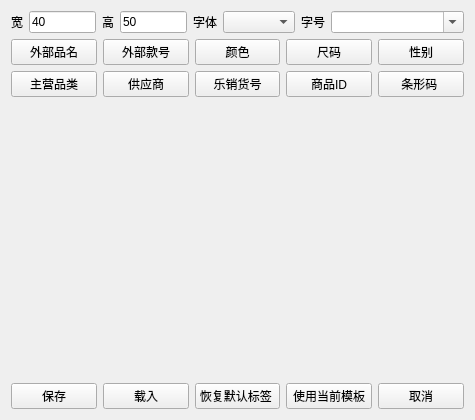
<?xml version="1.0" encoding="UTF-8"?>
<ui version="4.0">
 <class>printer</class>
 <widget class="QWidget" name="printer">
  <property name="geometry">
   <rect>
    <x>0</x>
    <y>0</y>
    <width>475</width>
    <height>420</height>
   </rect>
  </property>
  <property name="windowTitle">
   <string>Form</string>
  </property>
  <layout class="QGridLayout" name="gridLayout_4">
   <item row="0" column="0">
    <layout class="QGridLayout" name="gridLayout_3" rowstretch="0,0,1,0">
     <item row="0" column="0" colspan="5">
      <layout class="QGridLayout" name="gridLayout_2" columnstretch="0,1,0,1,0,1,0,2">
       <item row="0" column="0">
        <widget class="QLabel" name="label_w">
         <property name="text">
          <string>宽</string>
         </property>
         <property name="alignment">
          <set>Qt::AlignCenter</set>
         </property>
        </widget>
       </item>
       <item row="0" column="1">
        <widget class="QLineEdit" name="lineEdit_w">
         <property name="text">
          <string>40</string>
         </property>
        </widget>
       </item>
       <item row="0" column="2">
        <widget class="QLabel" name="label_h">
         <property name="text">
          <string>高</string>
         </property>
         <property name="alignment">
          <set>Qt::AlignCenter</set>
         </property>
        </widget>
       </item>
       <item row="0" column="3">
        <widget class="QLineEdit" name="lineEdit_h">
         <property name="text">
          <string>50</string>
         </property>
        </widget>
       </item>
       <item row="0" column="4">
        <widget class="QLabel" name="label_zt">
         <property name="text">
          <string>字体</string>
         </property>
         <property name="alignment">
          <set>Qt::AlignCenter</set>
         </property>
         <property name="margin">
          <number>0</number>
         </property>
        </widget>
       </item>
       <item row="0" column="5">
        <widget class="QComboBox" name="comboBox_zt"/>
       </item>
       <item row="0" column="6">
        <widget class="QLabel" name="label_zh">
         <property name="text">
          <string>字号</string>
         </property>
         <property name="alignment">
          <set>Qt::AlignCenter</set>
         </property>
        </widget>
       </item>
       <item row="0" column="7">
        <widget class="QComboBox" name="comboBox_zh">
         <property name="editable">
          <bool>true</bool>
         </property>
        </widget>
       </item>
      </layout>
     </item>
     <item row="1" column="0" colspan="5">
      <layout class="QGridLayout" name="gridLayout">
       <item row="0" column="0">
        <widget class="QPushButton" name="pushButton_wbpm">
         <property name="text">
          <string>外部品名</string>
         </property>
        </widget>
       </item>
       <item row="0" column="1">
        <widget class="QPushButton" name="pushButton_wbkh">
         <property name="text">
          <string>外部款号</string>
         </property>
        </widget>
       </item>
       <item row="0" column="2">
        <widget class="QPushButton" name="pushButton_ys">
         <property name="text">
          <string>颜色</string>
         </property>
        </widget>
       </item>
       <item row="0" column="3">
        <widget class="QPushButton" name="pushButton_cm">
         <property name="text">
          <string>尺码</string>
         </property>
        </widget>
       </item>
       <item row="0" column="4">
        <widget class="QPushButton" name="pushButton_xb">
         <property name="text">
          <string>性别</string>
         </property>
        </widget>
       </item>
       <item row="1" column="0">
        <widget class="QPushButton" name="pushButton_zypl">
         <property name="text">
          <string>主营品类</string>
         </property>
        </widget>
       </item>
       <item row="1" column="1">
        <widget class="QPushButton" name="pushButton_gys">
         <property name="text">
          <string>供应商</string>
         </property>
        </widget>
       </item>
       <item row="1" column="2">
        <widget class="QPushButton" name="pushButton_lxhh">
         <property name="text">
          <string>乐销货号</string>
         </property>
        </widget>
       </item>
       <item row="1" column="3">
        <widget class="QPushButton" name="pushButton_id">
         <property name="text">
          <string>商品ID</string>
         </property>
        </widget>
       </item>
       <item row="1" column="4">
        <widget class="QPushButton" name="pushButton_barcode">
         <property name="text">
          <string>条形码 </string>
         </property>
        </widget>
       </item>
      </layout>
     </item>
     <item row="2" column="0" colspan="5">
      <widget class="QLabel" name="label_page">
       <property name="text">
        <string/>
       </property>
      </widget>
     </item>
     <item row="3" column="0">
      <widget class="QPushButton" name="pushButton_bc">
       <property name="text">
        <string>保存</string>
       </property>
      </widget>
     </item>
     <item row="3" column="1">
      <widget class="QPushButton" name="pushButton_zr">
       <property name="text">
        <string>载入</string>
       </property>
      </widget>
     </item>
     <item row="3" column="2">
      <widget class="QPushButton" name="pushButton_mr">
       <property name="text">
        <string>恢复默认标签 </string>
       </property>
      </widget>
     </item>
     <item row="3" column="3">
      <widget class="QPushButton" name="pushButton_dqmb">
       <property name="text">
        <string>使用当前模板</string>
       </property>
      </widget>
     </item>
     <item row="3" column="4">
      <widget class="QPushButton" name="pushButton_qx">
       <property name="text">
        <string>取消</string>
       </property>
      </widget>
     </item>
    </layout>
   </item>
  </layout>
 </widget>
 <resources/>
 <connections/>
</ui>
